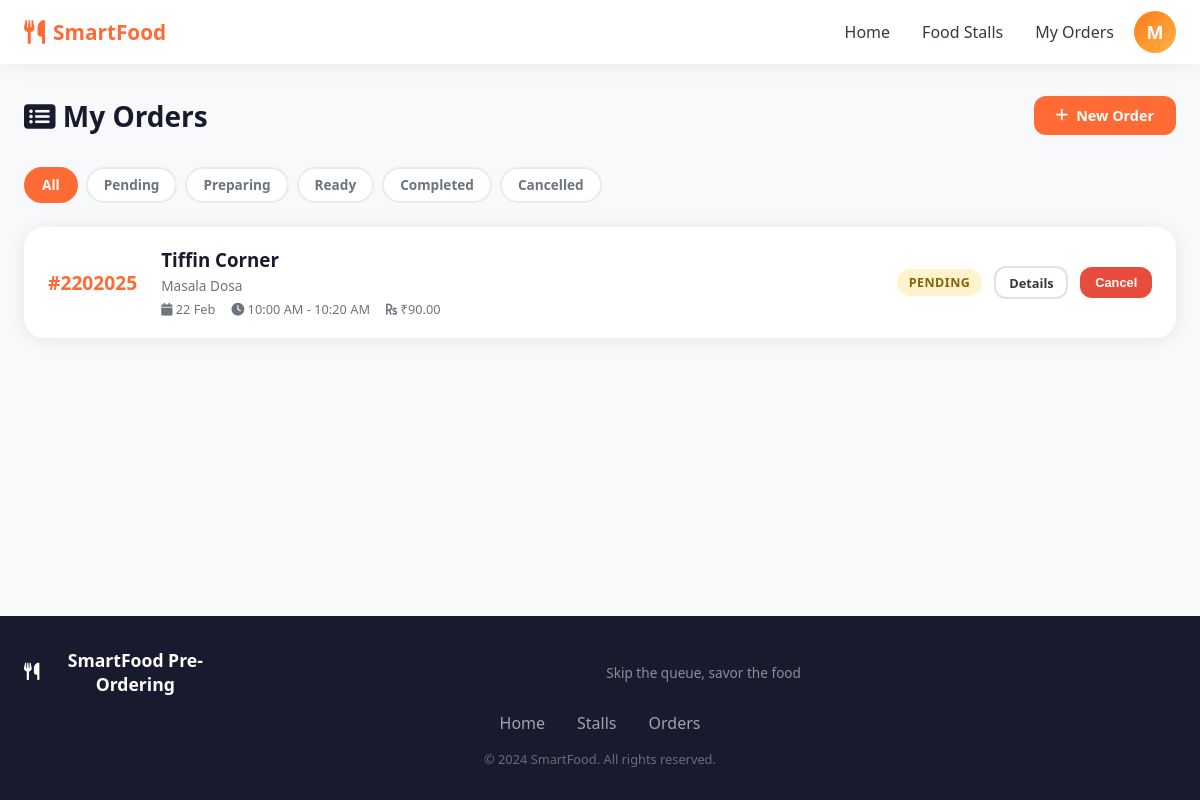
The app's page /orders/ (signed in), older data.
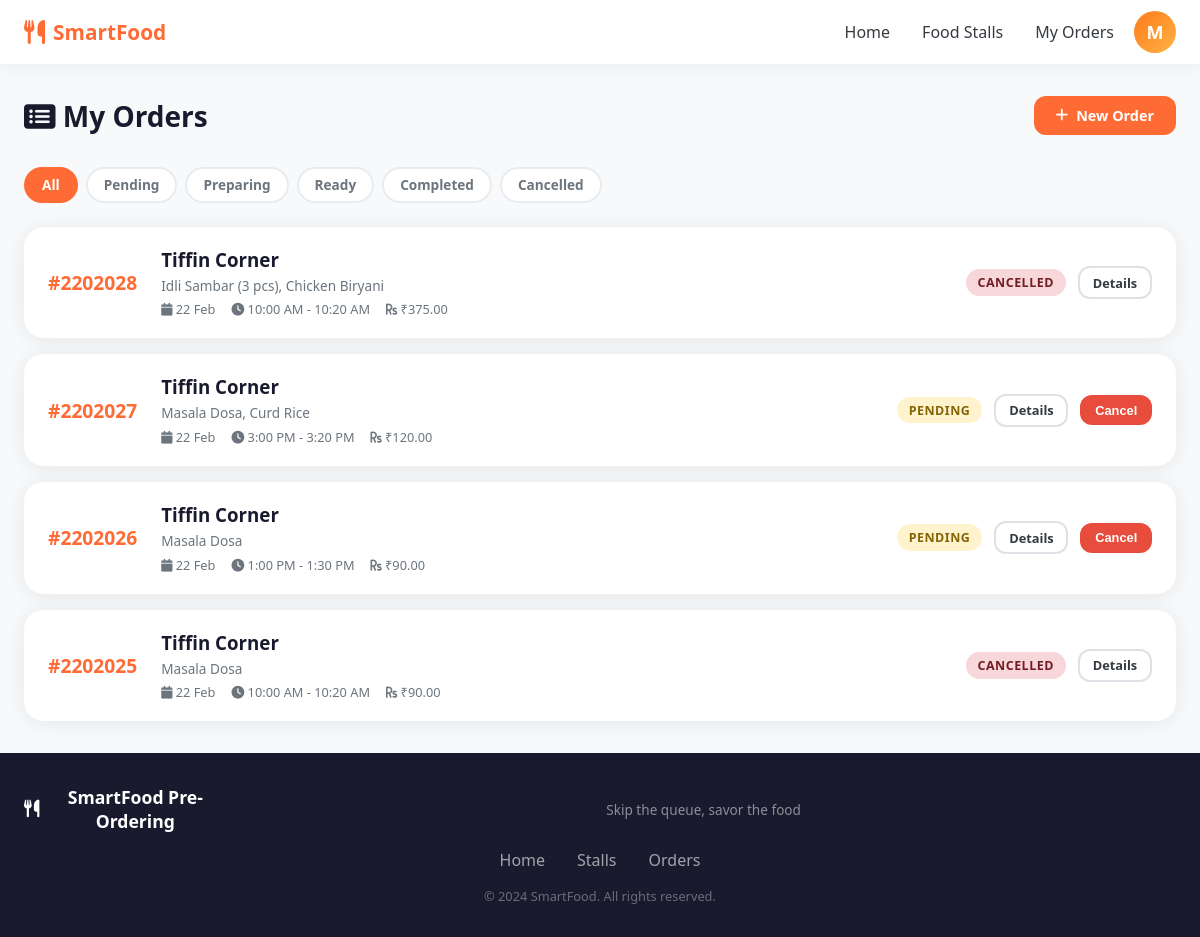
The same page, newer data.
### apps/users/models.py (models this page shows, shortened)
class User(AbstractUser):
    ROLE_CHOICES = [
        ('student', 'Student'),
        ('admin', 'Admin'),
        ('stall_owner', 'Stall Owner'),
    ]
    role = models.CharField(max_length=20, choices=ROLE_CHOICES, default='student')
    student_id = models.CharField(max_length=20, blank=True, null=True, unique=True)
    phone = models.CharField(max_length=15, blank=True)
    profile_pic = models.ImageField(upload_to='profiles/', blank=True, null=True)
    class Meta:
        verbose_name = 'User'
        verbose_name_plural = 'Users'
    @property
    def is_stall_owner(self):
        return self.role == 'stall_owner'

### apps/orders/models.py (models this page shows, shortened)
class Order(models.Model):
    user = models.ForeignKey(User, on_delete=models.CASCADE, related_name='orders')
    stall = models.ForeignKey(FoodStall, on_delete=models.CASCADE, related_name='orders')
    break_slot = models.CharField(max_length=5, choices=BREAK_SLOT_CHOICES)
    pickup_date = models.DateField()
    status = models.CharField(max_length=20, choices=ORDER_STATUS_CHOICES, default='pending')
    total_amount = models.DecimalField(max_digits=10, decimal_places=2, default=0)
    special_instructions = models.TextField(blank=True)
    token_number = models.CharField(max_length=10, blank=True)
    created_at = models.DateTimeField(auto_now_add=True)
    updated_at = models.DateTimeField(auto_now=True)
    estimated_ready_time = models.DateTimeField(null=True, blank=True)
    class Meta:
        ordering = ['-created_at']

class OrderItem(models.Model):
    order = models.ForeignKey(Order, on_delete=models.CASCADE, related_name='order_items')
    menu_item = models.ForeignKey(MenuItem, on_delete=models.CASCADE)
    quantity = models.PositiveIntegerField(default=1)
    price_at_order = models.DecimalField(max_digits=8, decimal_places=2)
    customization = models.TextField(blank=True)

### apps/stalls/models.py (models this page shows, shortened)
class FoodStall(models.Model):
    name = models.CharField(max_length=100)
    description = models.TextField(blank=True)
    owner = models.ForeignKey(User, on_delete=models.SET_NULL, null=True, related_name='stalls')
    image = models.ImageField(upload_to='stalls/', blank=True, null=True)
    location = models.CharField(max_length=200, blank=True)
    is_open = models.BooleanField(default=True)
    created_at = models.DateTimeField(auto_now_add=True)

class MenuItem(models.Model):
    CATEGORY_CHOICES = [
        ('snacks', 'Snacks'),
        ('meals', 'Meals'),
        ('beverages', 'Beverages'),
        ('desserts', 'Desserts'),
        ('combos', 'Combos'),
    ]
    stall = models.ForeignKey(FoodStall, on_delete=models.CASCADE, related_name='menu_items')
    name = models.CharField(max_length=100)
    description = models.TextField(blank=True)
    price = models.DecimalField(max_digits=8, decimal_places=2)
    category = models.CharField(max_length=20, choices=CATEGORY_CHOICES, default='snacks')
    image = models.ImageField(upload_to='menu_items/', blank=True, null=True)
    is_available = models.BooleanField(default=True)
    prep_time_minutes = models.IntegerField(default=10)
    calories = models.IntegerField(null=True, blank=True)
    is_vegetarian = models.BooleanField(default=False)
    created_at = models.DateTimeField(auto_now_add=True)

### apps/orders/views.py (the view)
# urls.py: path('orders/', views.my_orders, name='my_orders'),
@login_required
def my_orders(request):
    orders = Order.objects.filter(user=request.user).select_related('stall').prefetch_related('order_items__menu_item')
    status_filter = request.GET.get('status')
    if status_filter:
        orders = orders.filter(status=status_filter)
    return render(request, 'orders/my_orders.html', {
        'orders': orders,
        'status_filter': status_filter,
    })

### templates/orders/my_orders.html (shortened to what this page needs)
{% extends 'base/base.html' %}
{% load static %}
{% block content %}
<div class="container">
    <div class="page-header">
        <h1><i class="fas fa-list-alt"></i> My Orders</h1>
        <a href="{% url 'stall_list' %}" class="btn btn-primary">
            <i class="fas fa-plus"></i> New Order
        </a>
    </div>
    <div class="filter-tabs">
        <a href="{% url 'my_orders' %}" class="filter-tab {% if not status_filter %}active{% endif %}">All</a>
        <a href="?status=pending" class="filter-tab {% if status_filter == 'pending' %}active{% endif %}">Pending</a>
        <a href="?status=preparing" class="filter-tab {% if status_filter == 'preparing' %}active{% endif %}">Preparing</a>
        <a href="?status=ready" class="filter-tab {% if status_filter == 'ready' %}active{% endif %}">Ready</a>
        <a href="?status=completed" class="filter-tab {% if status_filter == 'completed' %}active{% endif %}">Completed</a>
        <a href="?status=cancelled" class="filter-tab {% if status_filter == 'cancelled' %}active{% endif %}">Cancelled</a>
    </div>
    {% if orders %}
    <div class="orders-list">
        {% for order in orders %}
        <div class="order-list-card">
            <div class="olc-token">#{{ order.token_number }}</div>
            <div class="olc-info">
                <h3>{{ order.stall.name }}</h3>
                <div class="olc-items">
                    {% for item in order.order_items.all|slice:":3" %}
                        {{ item.menu_item.name }}{% if not forloop.last %}, {% endif %}
                    {% endfor %}
                </div>
                <div class="olc-meta">
                    <span><i class="fas fa-calendar"></i> {{ order.pickup_date|date:"d M" }}</span>
                    <span><i class="fas fa-clock"></i> {{ order.get_break_slot_display }}</span>
                    <span><i class="fas fa-rupee-sign"></i> ₹{{ order.total_amount }}</span>
                </div>
            </div>
            <div class="olc-right">
                <span class="status-badge status-{{ order.status }}">{{ order.get_status_display }}</span>
                <a href="{% url 'order_detail' order.pk %}" class="btn btn-sm btn-outline">Details</a>
                {% if order.status in 'pending,confirmed' %}
                <form action="{% url 'cancel_order' order.pk %}" method="post"
                      onsubmit="return confirm('Cancel this order?')" style="display:inline">
                    <button type="submit" class="btn btn-sm btn-danger">Cancel</button>
                </form>
                {% endif %}
            </div>
        </div>
        {% endfor %}
    </div>
    {% endif %}
</div>
{% endblock %}

### templates/base/base.html (shortened to what this page needs)
<!doctype html>
<html lang="en">
  <head>
    {% load static %}
    <link rel="stylesheet" href="{% static 'css/main.css' %}" />
    <link
      rel="stylesheet"
      href="https://cdnjs.cloudflare.com/ajax/libs/font-awesome/6.4.0/css/all.min.css"
    />
  </head>
  <body class="{% block body_class %}{% endblock %}">
    <nav class="navbar">
      <div class="nav-container">
        <a href="{% url 'home' %}" class="nav-brand">
          <i class="fas fa-utensils"></i>
          <span>SmartFood</span>
        </a>
        <div class="nav-links">
          <a href="{% url 'home' %}" class="nav-link">Home</a>
          <a href="{% url 'stall_list' %}" class="nav-link">Food Stalls</a>
          {% if user.is_authenticated %}
          <a href="{% url 'my_orders' %}" class="nav-link">My Orders</a>
          <div class="user-menu" id="userMenu">
            <div class="avatar-circle" onclick="toggleDropdown()">
              {{ user.username|first|upper }}
            </div>
          </div>
          {% else %}
          <a href="{% url 'login' %}" class="btn btn-outline">Login</a>
          <a href="{% url 'register' %}" class="btn btn-primary">Register</a>
          {% endif %}
        </div>
      </div>
    </nav>
    <main class="main-content">{% block content %}{% endblock %}</main>
    <footer class="footer">
      <div class="footer-container">
        <div class="footer-brand">
          <i class="fas fa-utensils"></i>
          <strong>SmartFood Pre-Ordering</strong>
          <p>Skip the queue, savor the food</p>
        </div>
        <div class="footer-links">
          <a href="{% url 'home' %}">Home</a>
          <a href="{% url 'stall_list' %}">Stalls</a>
          {% if user.is_authenticated %}
          <a href="{% url 'my_orders' %}">Orders</a>
          {% endif %}
        </div>
        <p class="footer-copy">&copy; 2024 SmartFood. All rights reserved.</p>
      </div>
    </footer>
  </body>
</html>

Row changes from the older to the newer data that the page shows:
added Order: token_number "2202028", stall.name "Tiffin Corner", pickup_date "22 Feb", break_slot "10:00 AM - 10:20 AM", total_amount "375.00", status "CANCELLED"
added OrderItem: menu_item.name "Idli Sambar (3 pcs)", shown under "2202028"
added OrderItem: menu_item.name "Chicken Biryani", shown under "2202028"
added Order: token_number "2202027", stall.name "Tiffin Corner", pickup_date "22 Feb", break_slot "3:00 PM - 3:20 PM", total_amount "120.00", status "PENDING", shows "Cancel"
added OrderItem: menu_item.name "Masala Dosa", shown under "2202027"
added OrderItem: menu_item.name "Curd Rice", shown under "2202027"
added Order: token_number "2202026", stall.name "Tiffin Corner", pickup_date "22 Feb", break_slot "1:00 PM - 1:30 PM", total_amount "90.00", status "PENDING", shows "Cancel"
added OrderItem: menu_item.name "Masala Dosa", shown under "2202026"
changed Order (number 4 of 4 on the later page): status "PENDING" → "CANCELLED"; no longer shows "Cancel"
